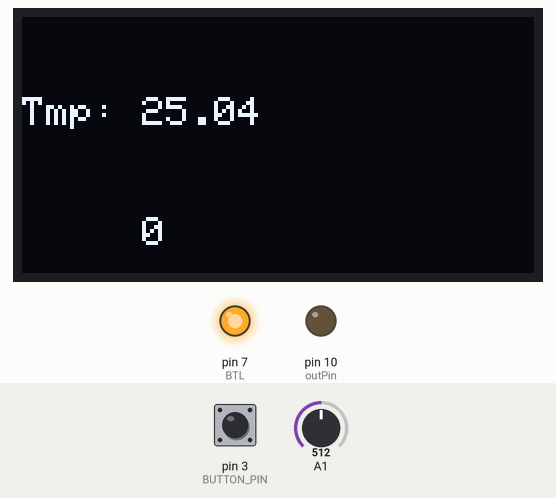
Recording of a sketch running on a simulated Arduino Uno, built with avr-gcc and run on an emulated ATmega328P. Parts: 128×64 one-colour display, output pins drawn as LEDs (lit = HIGH). The inputs (shaded band) are chosen by the test bench; at power-on: A1 = 512, pin 3 (BUTTON_PIN) HIGH. What the sketch prints to the serial monitor is not drawn.

Above: at 1.7 s.
1.8 s: A1 set to 898
At 3.1 s:
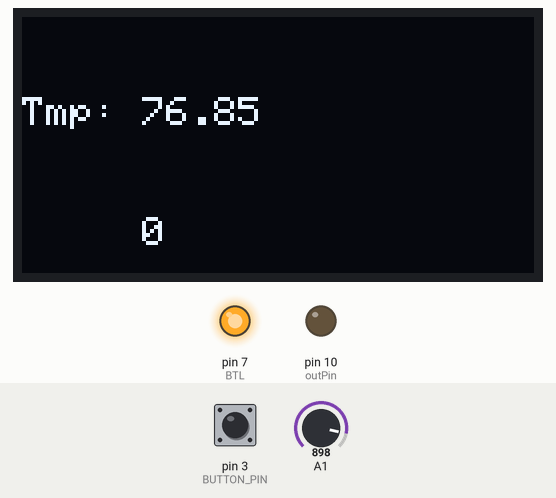
5.0 s: A1 set to 926
At 6.2 s:
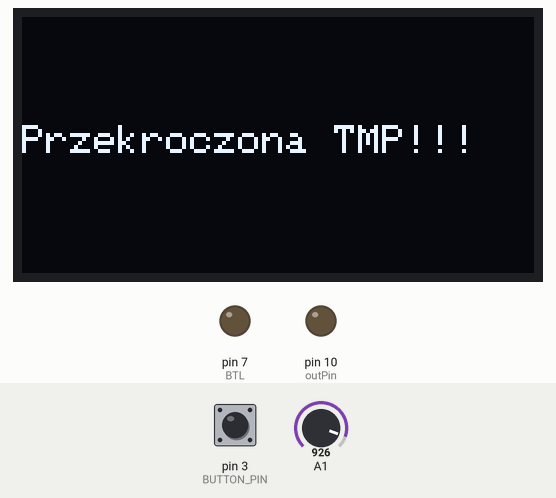
7.0 s: A1 set to 900
10.2 s: pin 3 (BUTTON_PIN) pulled LOW for 1 s
At 11.1 s:
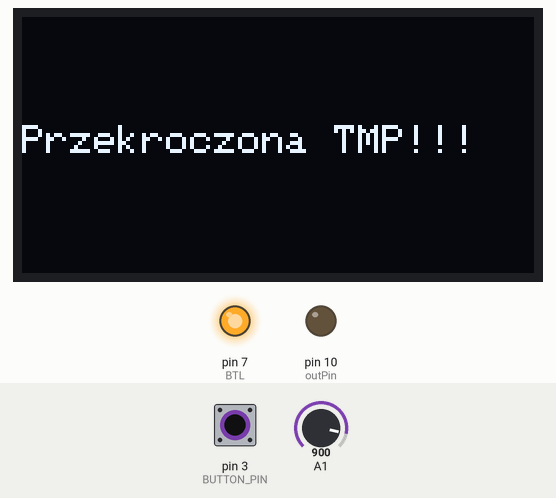
11.8 s: pin 3 (BUTTON_PIN) pulled LOW for 0.15 s
At 13.6 s:
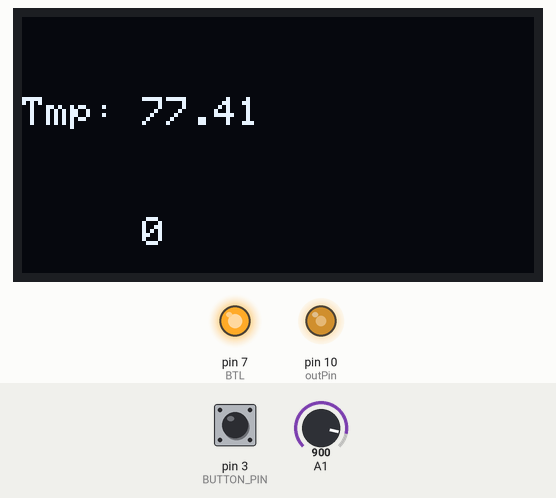
14.3 s: pin 3 (BUTTON_PIN) pulled LOW for 0.15 s
Timing chart, 0 to 14.6 s (numbered marks = the images above; inputs shaded):
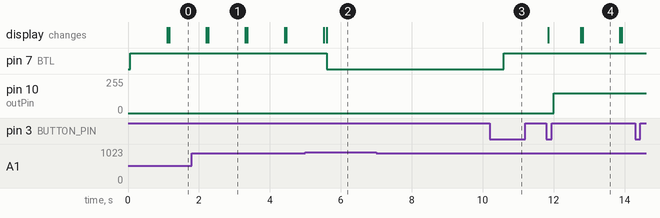

The sketch:

infinity_loop_sin_plus_btn_plus_oled_minus_btl1c.ino
```cpp
#include <TimerOne.h>
#include <Button.h>

#include <Bounce2.h>

Bounce2::Button button = Bounce2::Button();

#define BUTTON_PIN 3


#include <Adafruit_GFX.h>
#include <Adafruit_SSD1306.h>
#define OLED_RESET 4
Adafruit_SSD1306 display(128, 64, &Wire, OLED_RESET);

const float pi = 3.14159 ;
const float T = 100 ;    // sample time in microseconds
const float freq = 50 ;  // frequency of tone in hertz
const float omega = 2*pi*freq ;
const float A = 490 ;  // amplitude
// next line initializes oscillation with amplitude A
float a[]={0.0, A*sin(omega*T/1000000.0),0.0};
// c1 is the difference equation coefficient
const float c1 = (8.0 - 2.0*pow(omega*T/1000000.0,2))/(4.0+pow(omega*T/1000000.0,2));
bool flag=false;
bool flag_count=false;
int count=0;
long c_1=0;
#define outPin  10
const int thermistor2_output = A1;

float ntc_Read(int thermistor_output)
{
  int thermistor_adc_val;
  double output_voltage, thermistor_resistance, therm_res_ln, temperature;
  thermistor_adc_val = analogRead(thermistor_output);
  output_voltage = ( (thermistor_adc_val * 5.0) / 1023.0 );
  thermistor_resistance = ( ( 5 * ( 10.0 / output_voltage ) ) - 10 ); /* Resistance in kilo ohms */
  thermistor_resistance = thermistor_resistance * 1000 ; /* Resistance in ohms   */
  therm_res_ln = log(thermistor_resistance);
  /*  Steinhart-Hart Thermistor Equation: */
  /*  Temperature in Kelvin = 1 / (A + B[ln(R)] + C[ln(R)]^3)   */
  /*  where A = 0.001129148, B = 0.000234125 and C = 8.76741*10^-8  */
  temperature = ( 1 / ( 0.001129148 + ( 0.000234125 * therm_res_ln ) + ( 0.0000000876741 * therm_res_ln * therm_res_ln * therm_res_ln ) ) ); /* Temperature in Kelvin */
  return temperature = temperature - 273.15; /* Temperature in degree Celsius */
}
void compute()
{
  // c_1++;
  // if (c_1 % 100000 == 0) {
  //   Serial.print("a[0]: "); Serial.println(a[0]);
  //   Serial.print("a[1]: "); Serial.println(a[1]);
  //   Serial.print("a[2]: "); Serial.println(a[2]);
  // }
 // digitalWrite(delayPin, HIGH);
  a[2] = c1*a[1] - a[0] ;  // recursion equation
  a[0] = a[1] ;
  a[1] = a[2] ;
  Timer1.setPwmDuty(outPin, int(a[2])+512);
 // digitalWrite(delayPin, LOW);
}
void show_value(int str1,int x,int y)
{
 // display.clearDisplay();
  display.setTextColor(WHITE);
  display.setTextSize(1);
  display.setCursor(x, y);
 // display.print("Temperature: ");
  display.print(str1);
  display.display();
}
void show_value_c(int str1,int x,int y)
{
  display.clearDisplay();
  display.setTextColor(WHITE);
  display.setTextSize(1);
  display.setCursor(x, y);
 // display.print("Temperature: ");
  display.print(str1);
  display.display();
}
void show_value(String str1,int x,int y)
{
  display.clearDisplay();
  display.setTextColor(WHITE);
  display.setTextSize(1);
  display.setCursor(x, y);
 // display.print("Temperature: ");
  display.print(str1);
  display.display();
}
void show_value(float str1,int x,int y)
{
  //display.clearDisplay();
  display.setTextColor(WHITE);
  display.setTextSize(1);
  display.setCursor(x, y);
 // display.print("Temperature: ");
  display.print(str1);
  display.display();
}
//Button button1(3);
void setup() {
  Serial.begin(9600);
  // put your setup code here, to run once:
  Timer1.initialize(T);  // set sample time for discrete tone signal
  Timer1.pwm(outPin, 0,T);  //generates pwm signal on outPin(9), with 0 duty cycle and sample period of T=100us
  Timer1.detachInterrupt();
  //button1.begin();
  button.attach( BUTTON_PIN, INPUT_PULLUP );
  button.interval(50);
  pinMode(7, OUTPUT);//BTL

   // initialize with the I2C addr 0x3C
  display.begin(SSD1306_SWITCHCAPVCC, 0x3C);
  // Clear the buffer.
  display.clearDisplay();
  //Timer1.attachInterrupt(compute);
  Serial.println("Program NIeskonczinej pętli to testów");
  show_value("START",0,7);

}

void loop() {
  //Serial.print("T=");

  //ntc_Read(thermistor2_output)
  for(int i=0; i<1000;i++) {
     button.update();
    if ( button.pressed() ) {
    flag  =  !flag;
	  Serial.print("btn:");Serial.println(flag);
    //Serial.println("Button 1 pressed");

    }
  // if (button1.pressed())
  //  {
  //   flag  =  !flag;
	//   Serial.print("btn:");Serial.println(flag);
  //   //Serial.println("Button 1 pressed");
  //  }
	// if (button1.released())
  //  {

  //  }
	   if (flag) {
        Timer1.attachInterrupt(compute);
       // digitalWrite(7, HIGH);
        //digitalWrite(7, LOW);
         digitalWrite(7, HIGH);
        flag_count=true;
     }

	   else {
      Timer1.detachInterrupt();
      //digitalWrite(7, LOW);
      digitalWrite(7, HIGH);
      flag_count=false;
     }


     delay(1);
   }
     if (flag_count){
      count++;
     }
     else
     {
      count=0;
     }
show_value("Tmp:",0,20);
show_value(ntc_Read(thermistor2_output),30,20);
//Serial.println(count);
show_value(count,30,50);
if (count>400)
 {
  flag  =  !flag;
  count=0;
 }

 if (ntc_Read(thermistor2_output)>80) {
  //delay(1000);
  ///show_value_c("Wartość temperatury",0,7);
  flag=false;
  Timer1.detachInterrupt();
  show_value("Przekroczona TMP!!!",0,27);
  digitalWrite(7, LOW);
  delay(5000);
  //Timer1.detachInterrupt();
  //show_value("Poczatek!",0,7);

 }
 else{
 // delay(1000);
 }
 // Serial.print("minuta mineła");
 // Serial.print("1 sek");

 // Serial.println(ntc_Read(thermistor2_output));

 // put your main code here, to run repeatedly:


}
```

Measured:
- the behaviour switches between 908 and 909 on A1 (found by bisection; images 1 and 2)
- after the input at 1.8 s, the display: first differs from a run without the input after 0.46 s (image 1)
- after the input at 5.0 s, pin 7 (BTL): HIGH → LOW after 0.60 s
- what the display in image 1 shows lasts 1.0 s, from 2.3 s to 3.3 s
